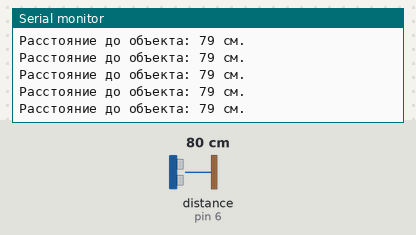
Bench run of a sketch on a simulated Arduino Uno, built with avr-gcc and run on an emulated ATmega328P. On the bench: the last lines printed to the serial monitor. Wiring (inferred from the names in the program): ultrasonic range finder: trigger pin 5; echo pin 6. The test bench sets the inputs (shaded band); at power-on: distance to the obstacle (sensor on pin 6) 80 cm. The echo pulse lasts 58.3 µs per cm.

Above: at 1.2 s.
1.3 s: distance to the obstacle (sensor on pin 6) set to 2 cm
At 1.72 s:
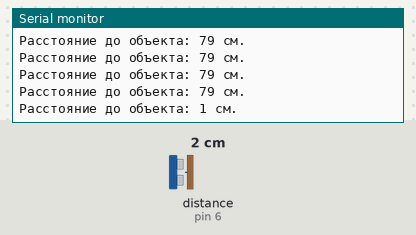
4.3 s: distance to the obstacle (sensor on pin 6) set to 299 cm
At 4.49 s:
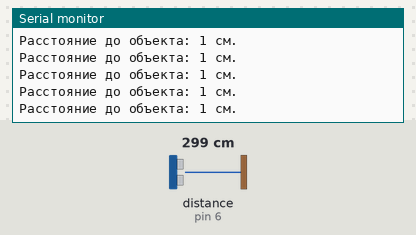
7.3 s: distance to the obstacle (sensor on pin 6) set to 4 cm
At 7.43 s:
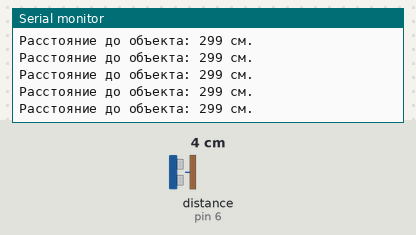
10.3 s: distance to the obstacle (sensor on pin 6) set to 9 cm
At 10.45 s:
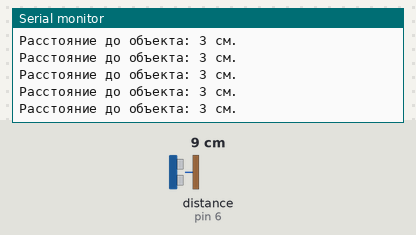
Timing chart, 0 to 13.3 s (numbered marks = the images above; inputs shaded):
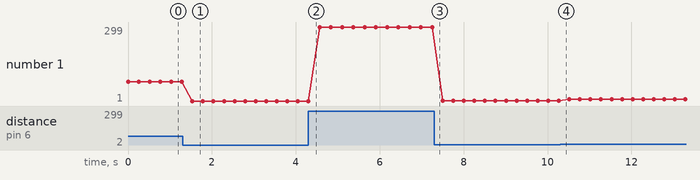

The sketch:

hc-sr04.ino
```cpp
#define PIN_TRIG 5
#define PIN_ECHO 6

long duration, cm;

void setup() {

  // Инициализируем взаимодействие по последовательному порту

  Serial.begin (9600);
  //Определяем вводы и выводы
  pinMode(PIN_TRIG, OUTPUT);
  pinMode(PIN_ECHO, INPUT);
}

void loop() {

  // Сначала генерируем короткий импульс длительностью 2-5 микросекунд.

  digitalWrite(PIN_TRIG, LOW);
  delayMicroseconds(5);
  digitalWrite(PIN_TRIG, HIGH);

  // Выставив высокий уровень сигнала, ждем около 10 микросекунд. В этот момент датчик будет посылать сигналы с частотой 40 КГц.
  delayMicroseconds(10);
  digitalWrite(PIN_TRIG, LOW);

  //  Время задержки акустического сигнала на эхолокаторе.
  duration = pulseIn(PIN_ECHO, HIGH);

  // Теперь осталось преобразовать время в расстояние
  cm = (duration / 2) / 29.1;

  Serial.print("Расстояние до объекта: ");
  Serial.print(cm);
  Serial.println(" см.");

  // Задержка между измерениями для корректной работы скеча
  delay(250);
}
```

Measured:
- after the input at 1.3 s, the serial monitor: prints a new line after 0.24 s (image 1)
- plotted number 1: 79 → 1 after the input at 1.3 s, 1 → 299 after the input at 4.3 s, 299 → 3 after the input at 7.3 s, 3 → 8 after the input at 10.3 s
